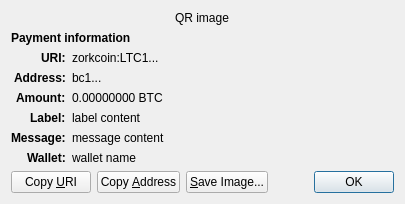
<?xml version="1.0" encoding="UTF-8"?>
<ui version="4.0">
 <class>ReceiveRequestDialog</class>
 <widget class="QDialog" name="ReceiveRequestDialog">
  <property name="geometry">
   <rect>
    <x>0</x>
    <y>0</y>
    <width>413</width>
    <height>229</height>
   </rect>
  </property>
  <property name="windowTitle">
   <string>Request payment to ...</string>
  </property>
  <layout class="QGridLayout" name="gridLayout" columnstretch="0,1">
   <property name="sizeConstraint">
    <enum>QLayout::SetFixedSize</enum>
   </property>
   <item row="0" column="0" colspan="2" alignment="Qt::AlignHCenter">
    <widget class="QRImageWidget" name="qr_code">
     <property name="text">
      <string notr="true">QR image</string>
     </property>
     <property name="textInteractionFlags">
      <set>Qt::NoTextInteraction</set>
     </property>
    </widget>
   </item>
   <item row="1" column="0" colspan="2">
    <widget class="QLabel" name="payment_header">
     <property name="font">
      <font>
       <weight>75</weight>
       <bold>true</bold>
      </font>
     </property>
     <property name="text">
      <string>Payment information</string>
     </property>
     <property name="textInteractionFlags">
      <set>Qt::NoTextInteraction</set>
     </property>
    </widget>
   </item>
   <item row="2" column="0" alignment="Qt::AlignRight|Qt::AlignTop">
    <widget class="QLabel" name="uri_tag">
     <property name="font">
      <font>
       <weight>75</weight>
       <bold>true</bold>
      </font>
     </property>
     <property name="text">
      <string notr="true">URI:</string>
     </property>
     <property name="textFormat">
      <enum>Qt::PlainText</enum>
     </property>
     <property name="textInteractionFlags">
      <set>Qt::NoTextInteraction</set>
     </property>
    </widget>
   </item>
   <item row="2" column="1" alignment="Qt::AlignTop">
    <widget class="QLabel" name="uri_content">
     <property name="text">
      <string notr="true">zorkcoin:LTC1...</string>
     </property>
     <property name="textFormat">
      <enum>Qt::RichText</enum>
     </property>
     <property name="wordWrap">
      <bool>true</bool>
     </property>
     <property name="textInteractionFlags">
      <set>Qt::TextSelectableByMouse</set>
     </property>
    </widget>
   </item>
   <item row="3" column="0" alignment="Qt::AlignRight|Qt::AlignTop">
    <widget class="QLabel" name="address_tag">
     <property name="font">
      <font>
       <weight>75</weight>
       <bold>true</bold>
      </font>
     </property>
     <property name="text">
      <string>Address:</string>
     </property>
     <property name="textInteractionFlags">
      <set>Qt::NoTextInteraction</set>
     </property>
    </widget>
   </item>
   <item row="3" column="1" alignment="Qt::AlignTop">
    <widget class="QLabel" name="address_content">
     <property name="text">
      <string notr="true">bc1...</string>
     </property>
     <property name="textFormat">
      <enum>Qt::PlainText</enum>
     </property>
     <property name="textInteractionFlags">
      <set>Qt::TextSelectableByMouse</set>
     </property>
    </widget>
   </item>
   <item row="4" column="0" alignment="Qt::AlignRight|Qt::AlignTop">
    <widget class="QLabel" name="amount_tag">
     <property name="font">
      <font>
       <weight>75</weight>
       <bold>true</bold>
      </font>
     </property>
     <property name="text">
      <string>Amount:</string>
     </property>
     <property name="textInteractionFlags">
      <set>Qt::NoTextInteraction</set>
     </property>
    </widget>
   </item>
   <item row="4" column="1" alignment="Qt::AlignTop">
    <widget class="QLabel" name="amount_content">
     <property name="text">
      <string notr="true">0.00000000 BTC</string>
     </property>
     <property name="textFormat">
      <enum>Qt::PlainText</enum>
     </property>
     <property name="textInteractionFlags">
      <set>Qt::TextSelectableByMouse</set>
     </property>
    </widget>
   </item>
   <item row="5" column="0" alignment="Qt::AlignRight|Qt::AlignTop">
    <widget class="QLabel" name="label_tag">
     <property name="font">
      <font>
       <weight>75</weight>
       <bold>true</bold>
      </font>
     </property>
     <property name="text">
      <string>Label:</string>
     </property>
     <property name="textInteractionFlags">
      <set>Qt::NoTextInteraction</set>
     </property>
    </widget>
   </item>
   <item row="5" column="1" alignment="Qt::AlignTop">
    <widget class="QLabel" name="label_content">
     <property name="text">
      <string notr="true">label content</string>
     </property>
     <property name="textFormat">
      <enum>Qt::PlainText</enum>
     </property>
     <property name="wordWrap">
      <bool>true</bool>
     </property>
     <property name="textInteractionFlags">
      <set>Qt::TextSelectableByMouse</set>
     </property>
    </widget>
   </item>
   <item row="6" column="0" alignment="Qt::AlignRight|Qt::AlignTop">
    <widget class="QLabel" name="message_tag">
     <property name="font">
      <font>
       <weight>75</weight>
       <bold>true</bold>
      </font>
     </property>
     <property name="text">
      <string>Message:</string>
     </property>
     <property name="textInteractionFlags">
      <set>Qt::NoTextInteraction</set>
     </property>
    </widget>
   </item>
   <item row="6" column="1" alignment="Qt::AlignTop">
    <widget class="QLabel" name="message_content">
     <property name="text">
      <string notr="true">message content</string>
     </property>
     <property name="textFormat">
      <enum>Qt::PlainText</enum>
     </property>
     <property name="wordWrap">
      <bool>true</bool>
     </property>
     <property name="textInteractionFlags">
      <set>Qt::TextSelectableByMouse</set>
     </property>
    </widget>
   </item>
   <item row="7" column="0" alignment="Qt::AlignRight|Qt::AlignTop">
    <widget class="QLabel" name="wallet_tag">
     <property name="font">
      <font>
       <weight>75</weight>
       <bold>true</bold>
      </font>
     </property>
     <property name="text">
      <string>Wallet:</string>
     </property>
     <property name="textInteractionFlags">
      <set>Qt::NoTextInteraction</set>
     </property>
    </widget>
   </item>
   <item row="7" column="1" alignment="Qt::AlignTop">
    <widget class="QLabel" name="wallet_content">
     <property name="text">
      <string notr="true">wallet name</string>
     </property>
     <property name="textFormat">
      <enum>Qt::PlainText</enum>
     </property>
     <property name="wordWrap">
      <bool>true</bool>
     </property>
     <property name="textInteractionFlags">
      <set>Qt::TextSelectableByMouse</set>
     </property>
    </widget>
   </item>
   <item row="8" column="0" colspan="2">
    <layout class="QHBoxLayout" name="horizontalLayout">
     <item>
      <widget class="QPushButton" name="btnCopyURI">
       <property name="text">
        <string>Copy &amp;URI</string>
       </property>
       <property name="autoDefault">
        <bool>false</bool>
       </property>
      </widget>
     </item>
     <item>
      <widget class="QPushButton" name="btnCopyAddress">
       <property name="text">
        <string>Copy &amp;Address</string>
       </property>
       <property name="autoDefault">
        <bool>false</bool>
       </property>
      </widget>
     </item>
     <item>
      <widget class="QPushButton" name="btnSaveAs">
       <property name="text">
        <string>&amp;Save Image...</string>
       </property>
       <property name="autoDefault">
        <bool>false</bool>
       </property>
      </widget>
     </item>
     <item>
      <spacer name="horizontalSpacer_2">
       <property name="orientation">
        <enum>Qt::Horizontal</enum>
       </property>
       <property name="sizeHint" stdset="0">
        <size>
         <width>40</width>
         <height>20</height>
        </size>
       </property>
      </spacer>
     </item>
     <item>
      <widget class="QDialogButtonBox" name="buttonBox">
       <property name="focusPolicy">
        <enum>Qt::StrongFocus</enum>
       </property>
       <property name="standardButtons">
        <set>QDialogButtonBox::Ok</set>
       </property>
      </widget>
     </item>
    </layout>
   </item>
  </layout>
 </widget>
 <customwidgets>
  <customwidget>
   <class>QRImageWidget</class>
   <extends>QLabel</extends>
   <header>qt/qrimagewidget.h</header>
  </customwidget>
 </customwidgets>
 <tabstops>
  <tabstop>buttonBox</tabstop>
  <tabstop>btnCopyURI</tabstop>
  <tabstop>btnCopyAddress</tabstop>
  <tabstop>btnSaveAs</tabstop>
 </tabstops>
 <resources/>
 <connections>
  <connection>
   <sender>buttonBox</sender>
   <signal>accepted()</signal>
   <receiver>ReceiveRequestDialog</receiver>
   <slot>accept()</slot>
   <hints>
    <hint type="sourcelabel">
     <x>135</x>
     <y>230</y>
    </hint>
    <hint type="destinationlabel">
     <x>135</x>
     <y>126</y>
    </hint>
   </hints>
  </connection>
 </connections>
</ui>
